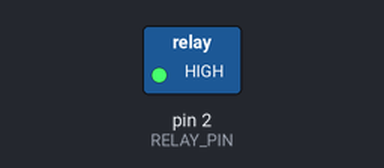
This sketch was run on a simulated Arduino Uno, built with avr-gcc and run on an emulated ATmega328P. Parts: switched loads named in the sketch (green lamp = pin HIGH).

Above: at 2.5 s.
At 7.5 s:
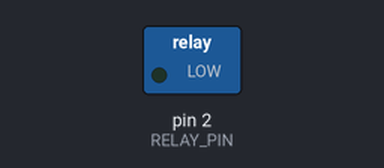
Timing chart, 0 to 13.0 s (numbered marks = the images above):
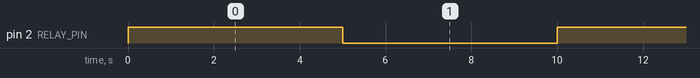

Measured:
- by itself, pin 2 (RELAY_PIN): alternates HIGH for 5.0 s and LOW for 5.0 s

The sketch:

7_relay.ino
```cpp
#define RELAY_PIN 2

void setup() {
  // initialize digital pin LED_BUILTIN as an output.
  pinMode(RELAY_PIN, OUTPUT);
}

// the loop function runs over and over again forever
void loop() {
  digitalWrite(RELAY_PIN, HIGH);   // matikan RELAY (NO != COM)
  delay(5000);                       // wait for 5 seconds
  digitalWrite(RELAY_PIN, LOW);    // nyalakan RELAY (NO = COM)
  delay(5000);                       // wait for 5 seconds
}
```
